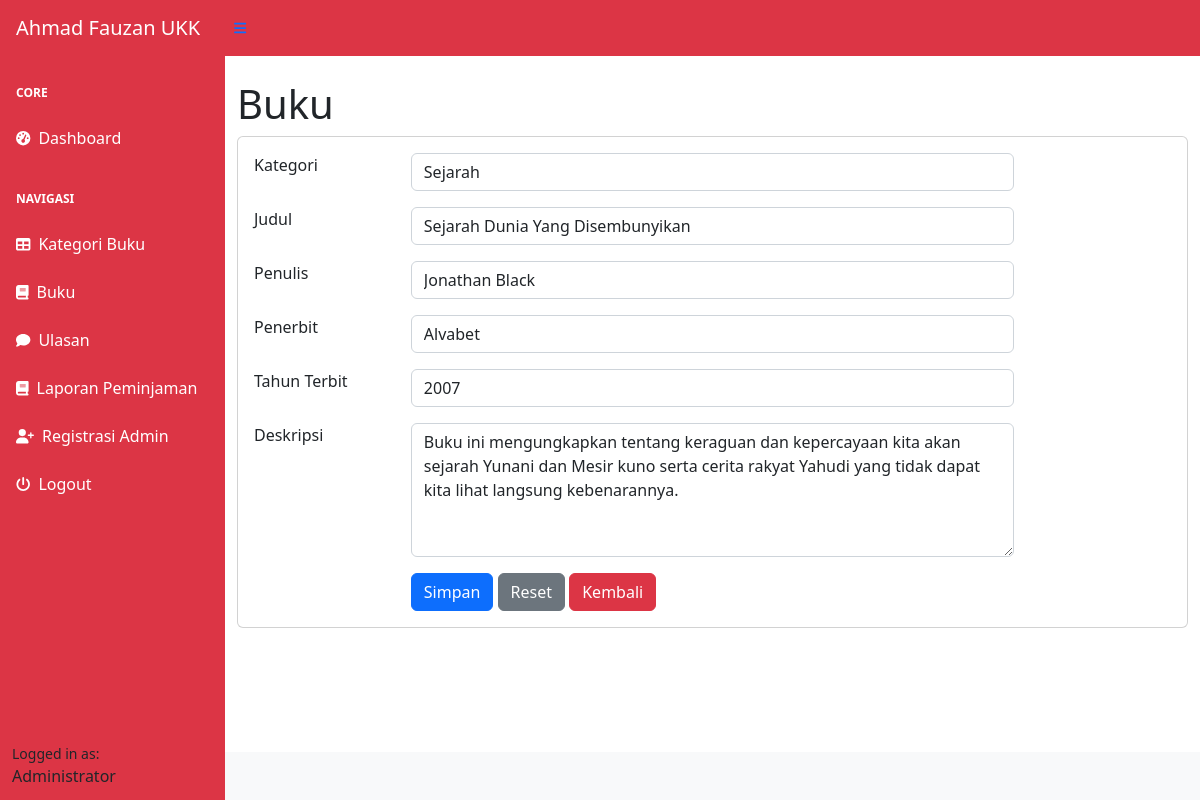
Screenshot of /index.php?page=buku_ubah&&id=1 (signed in) with the database file from the repository.
### tables this page shows
CREATE TABLE `buku` (
  `id_buku` int(11) NOT NULL,
  `id_kategori` int(11) DEFAULT NULL,
  `judul` varchar(225) DEFAULT NULL,
  `penulis` varchar(255) DEFAULT NULL,
  `penerbit` varchar(225) DEFAULT NULL,
  `tahun_terbit` int(11) DEFAULT NULL,
  `deskripsi` text DEFAULT NULL
);

CREATE TABLE `kategori` (
  `id_kategori` int(11) NOT NULL,
  `kategori` varchar(225) DEFAULT NULL
);

### buku_ubah.php (the view, shortened to what this page needs)
  <h1 class="mt-4">Buku</h1>
  <div class="card">
    <div class="card-body">
    <div class="row">
    <div class="col-md-12">
      <form method="post">
        <?php
            $id = $_GET['id'];
            $query = mysqli_query($koneksi, "SELECT*FROM buku WHERE id_buku=$id");
            $data = mysqli_fetch_array($query);
        ?>
         <div class="row mb-3">
              <div class="col-md-2">Kategori</div>
              <div class="col-md-8">
                <select name="id_kategori" class="form-control">
                  <?php
                     $kat = mysqli_query($koneksi, "SELECT*FROM kategori");
                     while($kategori = mysqli_fetch_array($kat)) {
                         ?>
                         <option <?php if($kategori['id_kategori'] == $data['id_kategori']) echo 'selected'; ?> value="<?php echo $kategori['id_kategori']; ?>"><?php echo $kategori['kategori']; ?></option>
                        <?php
                      }
                  ?>
                 </select>
              </div>
          </div>
          <div class="row mb-3">
              <div class="col-md-2">Judul</div>
              <div class="col-md-8"><input type="text" value="<?php echo $data['judul']; ?>" class="form-control" name="judul"></div>
          </div>
           <div class="row mb-3">
              <div class="col-md-2">Penulis</div>
              <div class="col-md-8"><input type="text"  value="<?php echo $data['penulis']; ?>" class="form-control" name="penulis"></div>
          </div>
           <div class="row mb-3">
              <div class="col-md-2">Penerbit</div>
              <div class="col-md-8"><input type="text"  value="<?php echo $data['penerbit']; ?>" class="form-control" name="penerbit"></div>
          </div>
           <div class="row mb-3">
              <div class="col-md-2">Tahun Terbit</div>
              <div class="col-md-8"><input type="text"  value="<?php echo $data['tahun_terbit']; ?>" class="form-control" name="tahun_terbit"></div>
          </div>
           <div class="row mb-3">
              <div class="col-md-2">Deskripsi</div>
              <div class="col-md-8">
                <textarea name="deskripsi" rows="5" class="form-control"><?php echo $data['deskripsi']; ?></textarea>
              </div>
          </div>
          <div class="row">
              <div class="col-md-2"></div>
              <div class="col-md-8">
                    <button type="submit" class="btn btn-primary" name="submit" value="submit">Simpan</button>
                    <button type="reset" class="btn btn-secondary">Reset</button>
                    <a href="?page=buku" class="btn btn-danger">Kembali</a>
             </div>
          </div>
      </form>
    </div>
  </div>
</div>
</div>

### rows the page displays
buku: id_kategori "Sejarah", judul "Sejarah Dunia Yang Disembunyikan", penulis "Jonathan Black", penerbit "Alvabet", tahun_terbit "2007", deskripsi "Buku ini mengungkapkan tentang keraguan dan kepercayaan kita akan sejarah Yunani dan Mesir kuno serta cerita rakyat Yahudi yang tidak dapat kita lihat langsung kebenarannya."

### other values shown
$_SESSION['user']['nama_lengkap'] "Administrator"
